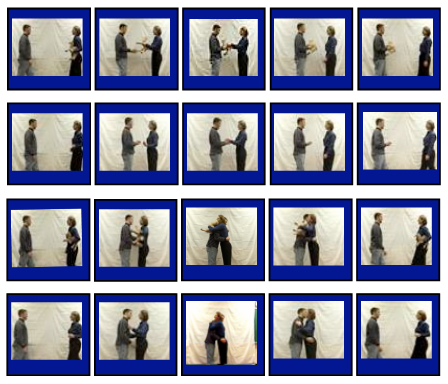
#> input picture poster_space/poster/figures/gordon2003_timelapse.png, 448 x 384 px, found by its file name
$ python create_combined_timelapse.py
#> lines starting #> are read from the running program, lines starting #| are printed output that depends on the picture
"""Create a 6-row timelapse: original Gordon 4 rows + SHOW w/ + SHOW w/o."""

from PIL import Image, ImageDraw
from pathlib import Path

MEDIA = Path(r"D:\ier_analysis-2\media")
OUTPUT = MEDIA / "gordon2003_timelapse_with_show.png"

# Load original Gordon timelapse (4 rows: GIVE w/, GIVE w/o, HUG w/, HUG w/o)
original = Image.open(r"D:\ier_analysis-2\poster_space\poster\figures\gordon2003_timelapse.png")
#> original is the input picture: PIL image 448x384 RGBA; mean R, G, B, A 134.5, 137.5, 162, 255
orig_w, orig_h = original.size
#> orig_w = 448; orig_h = 384
print(f"Original timelapse: {orig_w}x{orig_h}")
#| Original timelapse: 448x384

# The original has 4 rows of 5 frames each
# Each row height is roughly orig_h / 4 = 96px
row_h = orig_h // 4
#> row_h = 96
frame_w = orig_w // 5
#> frame_w = 89

# Load SHOW frames
show_frames = sorted((MEDIA / "frames-show").glob("*.png"))
show_without_frames = sorted((MEDIA / "frames-show-without").glob("*.png"))

print(f"SHOW frames: {len(show_frames)}, SHOW w/o frames: {len(show_without_frames)}")

# We need to match the style: blue border frames in a grid
# Each cell in the original is roughly frame_w x row_h with blue borders
border_color = (0, 0, 200)  # Blue similar to original
border_width = 3
padding = 2

# Target cell size (matching original grid)
cell_w = frame_w
#> cell_w = 89
cell_h = row_h
#> cell_h = 96

# Inner image area
inner_w = cell_w - 2 * (border_width + padding)
#> inner_w = 79
inner_h = cell_h - 2 * (border_width + padding)
#> inner_h = 86

def create_row(frame_paths, num_cells=5):
    """Create a single row of frames matching the original style."""
#> called with num_cells = 5
    row = Image.new("RGB", (orig_w, row_h), (220, 220, 230))  # Light gray background
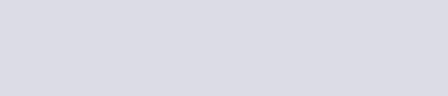
#> row: PIL image 448x96 RGB; mean R, G, B 220, 220, 230

    for i, path in enumerate(frame_paths[:num_cells]):
        img = Image.open(path).convert("RGB")
        # Resize to fit inner area while maintaining aspect
        img_ratio = img.width / img.height
        inner_ratio = inner_w / inner_h
        if img_ratio > inner_ratio:
            new_w = inner_w
            new_h = int(inner_w / img_ratio)
        else:
            new_h = inner_h
            new_w = int(inner_h * img_ratio)
        img = img.resize((new_w, new_h), Image.LANCZOS)

        # Create cell with blue border
        cell = Image.new("RGB", (cell_w, cell_h), (220, 220, 230))
        draw = ImageDraw.Draw(cell)

        # Blue border rectangle
        bx = padding
        by = padding
        bw = cell_w - 2 * padding
        bh = cell_h - 2 * padding
        draw.rectangle([bx, by, bx + bw - 1, by + bh - 1], outline=border_color, width=border_width)

        # Paste image centered within the border
        img_x = bx + border_width + (inner_w - new_w) // 2
        img_y = by + border_width + (inner_h - new_h) // 2
        cell.paste(img, (img_x, img_y))

        # Paste cell into row
        row.paste(cell, (i * cell_w, 0))

    return row

# Create two new rows
show_row = create_row(show_frames)
show_without_row = create_row(show_without_frames)

# Combine: original 4 rows + 2 new rows
combined_h = orig_h + 2 * row_h
#> combined_h = 576
combined = Image.new("RGB", (orig_w, combined_h), (220, 220, 230))
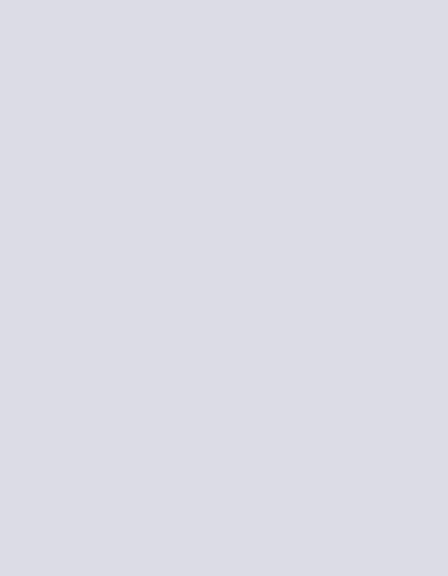
#> combined: PIL image 448x576 RGB; mean R, G, B 220, 220, 230
combined.paste(original, (0, 0))
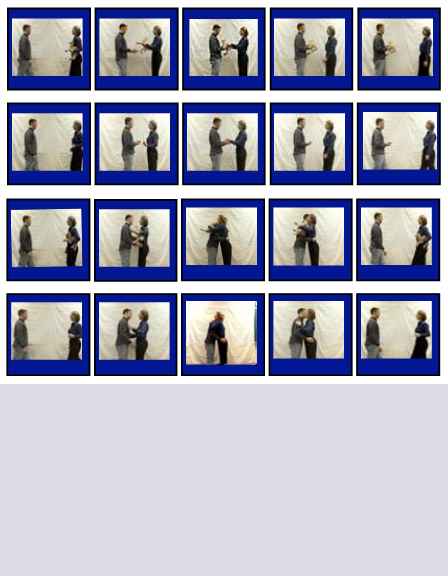
#> combined: PIL image 448x576 RGB; mean R, G, B 163, 165, 184.7
combined.paste(show_row, (0, orig_h))
combined.paste(show_without_row, (0, orig_h + row_h))

combined.save(OUTPUT)
print(f"Saved combined timelapse: {OUTPUT} ({combined.size})")
#| Saved combined timelapse: D:\ier_analysis-2\media/gordon2003_timelapse_with_show.png ((448, 576))
